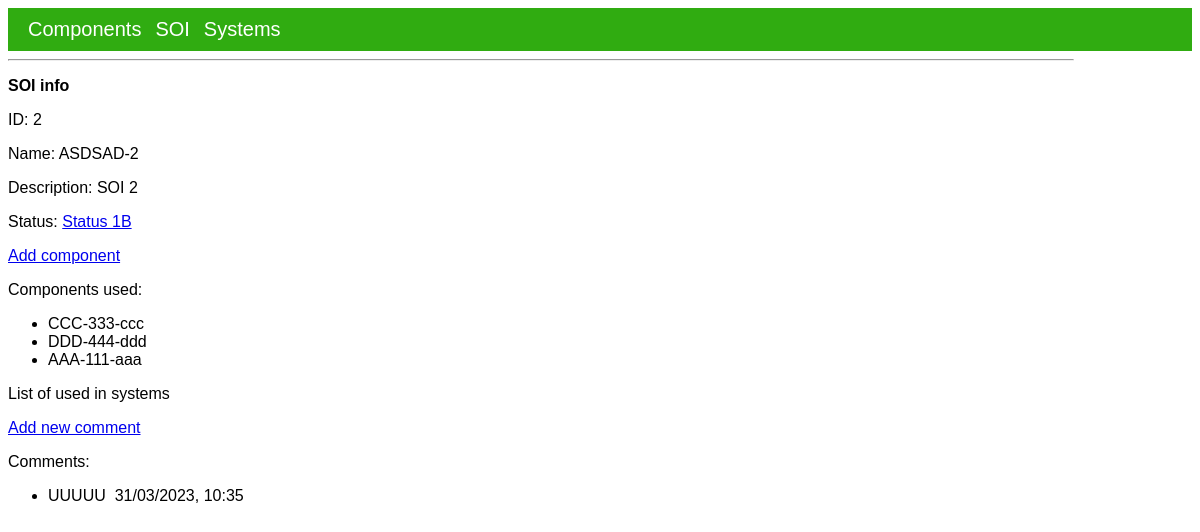
/soi_view/2, run on the app's committed database.
### app/models.py (models this page shows, shortened)
class SOI(db.Model):
    soi_id = db.Column(db.Integer, primary_key=True)
    soi_name = db.Column(db.String(160), unique=True)
    soi_description = db.Column(db.String(160))
    soi_status = db.Column(db.String(160))
    soi_commentss = db.relationship("SoiComment", backref="soi", lazy=True)
    component_joint = db.relationship("ComponentSoi", backref="soi", lazy=True)

class Component(db.Model):
    component_id = db.Column(db.Integer, primary_key=True)
    component_name = db.Column(db.String(160), unique=True)
    component_description = db.Column(db.String(160))
    component_status = db.Column(db.String(160))
    component_comments = db.relationship(
        "ComponentComment", backref="component", lazy=True
    )
    soi_joint = db.relationship("ComponentSoi", backref="component", lazy=True)

class SoiComment(db.Model):
    soi_comment_id = db.Column(db.Integer, primary_key=True)
    what_soi_id = db.Column(db.Integer, db.ForeignKey("soi.soi_id"))
    soi_comment_text = db.Column(db.String(160))
    timestamp_soi_comment = db.Column(db.DateTime, index=True, default=datetime.utcnow)

### app/routes.py (the view)
@app.route("/soi_view/<soi_id>", methods=["GET", "POST"])
def soi_view(soi_id):
    soi = SOI.query.get(soi_id)
    comments_list = SoiComment.query.filter_by(what_soi_id=soi_id).order_by(
        SoiComment.soi_comment_id.desc()
    )
    component_used = ComponentSoi.query.filter_by(what_soi_joint=soi_id).all()
    component_used = [
        Component.query.filter_by(component_id=x.what_comp_joint).first().component_name
        for x in component_used
    ]
    return render_template(
        "view/soi_view.html",
        title=f"{soi.soi_name}",
        soi=soi,
        comments_list=comments_list,
        component_used=component_used,
    )

### app/templates/view/soi_view.html
{% extends "base.html" %}
{% block content %}
<body>
    <b>SOI info</b>
    <p>ID: {{ soi.soi_id }}</p>
    <p>Name: {{ soi.soi_name }}</p>
    <p>Description: {{ soi.soi_description}}</p>
    <p>Status: <a href="{{ url_for('soi_change_status', soi_id=soi.soi_id) }}">{{ soi.soi_status }}</a></p>
    <a href="{{ url_for('add_comp_soi', soi_id=soi.soi_id) }}">Add component</a>
    <p>Components used:</p>
    <ul>
        {% for component in component_used %}
        <li>
            {{ component }}
        </li>
        {% endfor %}
    </ul>
    <p>List of used in systems</p>
    <a href="{{ url_for('add_soi_comment', soi_id=soi.soi_id) }}">Add new comment</a>
    <p>Comments:</p>
    <ul>
        {% for comment in comments_list %}
        <li>
            {{ comment.soi_comment_text }}&nbsp
            {{ comment.timestamp_soi_comment.strftime("%d/%m/%Y, %H:%M") }}
        </li>
        {% endfor %}
    </ul>
</body>
{% endblock %}

### app/static/css/styles.css (style rules this page uses)
a, p, b, li { font-family: Arial, Helvetica, sans-serif; font-size: 16px; }

### data on the page
SOI: soi_id "2", soi_name "ASDSAD-2", soi_description "SOI 2", soi_status "Status 1B"
Component: component_name "CCC-333-ccc"
Component: component_name "DDD-444-ddd"
Component: component_name "AAA-111-aaa"
SoiComment: soi_comment_text "UUUUU", timestamp_soi_comment "31/03/2023, 10:35"
